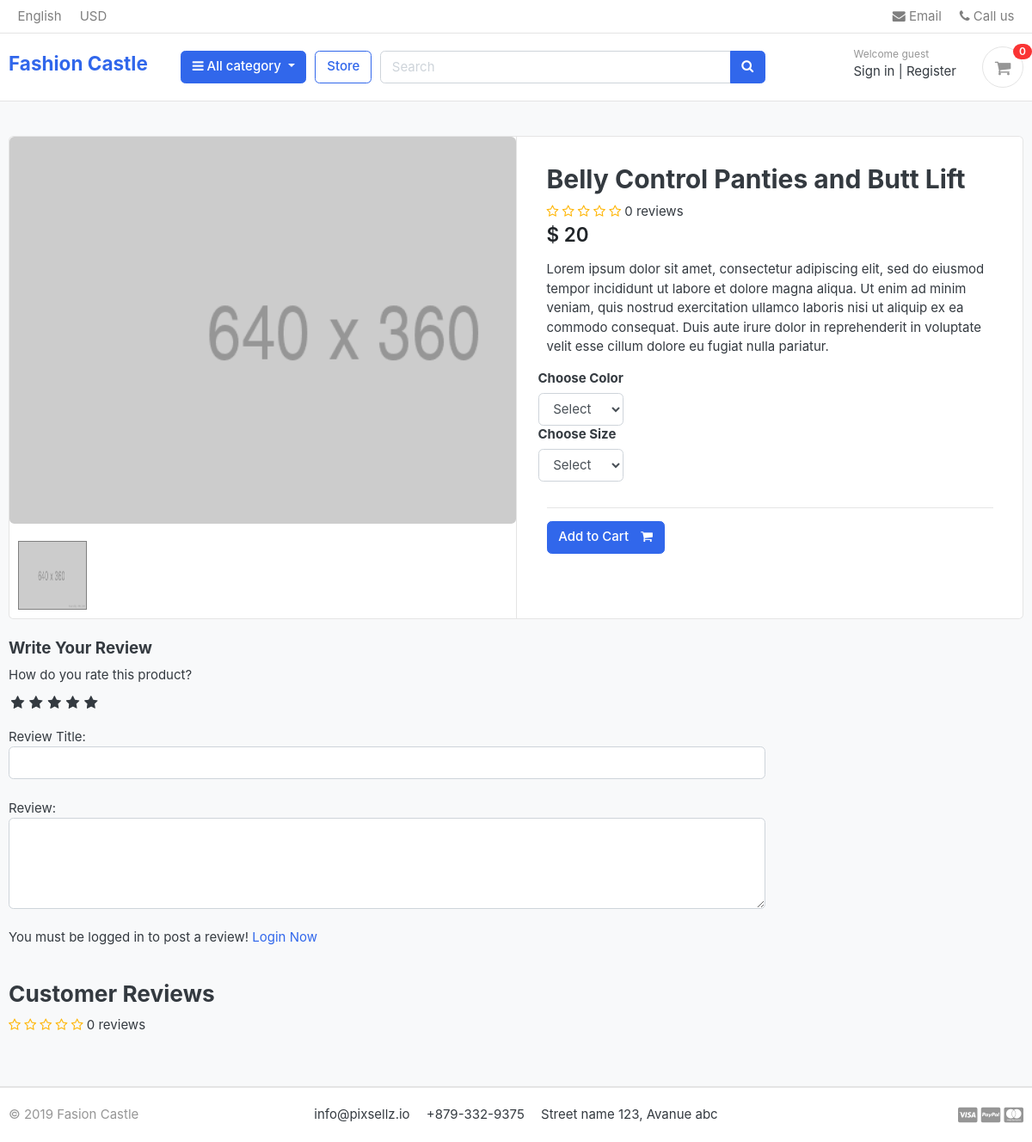
Before: /store/category/body-contouring/belly-control-panties-and-butt-lift/ with the older database file.
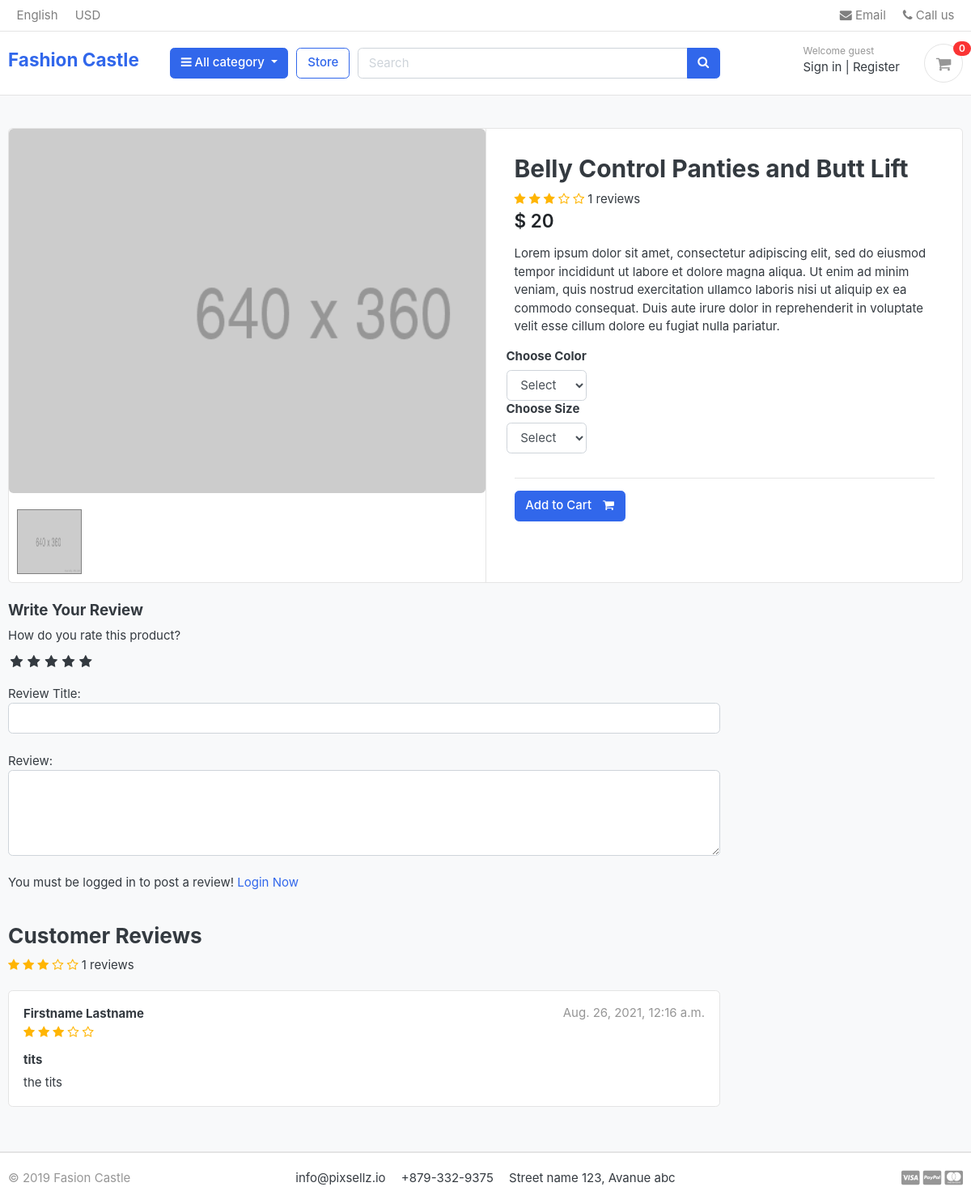
After: the same page with the newer database file.
### store/models.py (models this page shows, shortened)
class Product(models.Model):
    product_name    = models.CharField(max_length=200, unique=True)
    slug            = models.SlugField(max_length=250, unique=True)
    description     = models.TextField(max_length=500, blank=True)
    price           = models.IntegerField()
    images          = models.ImageField(upload_to='photos/products')
    stock           = models.IntegerField()
    is_available    = models.BooleanField(default=True)
    category        = models.ForeignKey(Category, on_delete=models.CASCADE)
    created_date    = models.DateTimeField(auto_now_add=True)
    modified_date   = models.DateTimeField(auto_now=True)
    def averageReview(self):
        reviews = ReviewRating.objects.filter(product=self, status=True).aggregate(average=Avg('rating'))
        avg = 0
        if reviews['average'] is not None:
            avg = float(reviews['average'])
        return avg
    def countReview(self):
        reviews = ReviewRating.objects.filter(product=self, status=True).aggregate(count=Count('id'))
        count = 0
        if reviews['count'] is not None:
            count = int(reviews['count'])
        return count

class Variation(models.Model):
    product             = models.ForeignKey(Product, on_delete=models.CASCADE)
    variation_category  = models.CharField(max_length=100, choices=variation_category_choice)
    variation_value     = models.CharField(max_length=100)
    is_active           = models.BooleanField(default=True)
    created_date        = models.DateTimeField(auto_now=True)
    objects             = VariationManager()

class ReviewRating(models.Model):
    product = models.ForeignKey(Product, on_delete=models.CASCADE)
    user    = models.ForeignKey(Account, on_delete=models.CASCADE)
    subject = models.CharField(max_length=100, blank=True)
    review  = models.TextField(max_length=500, blank=True)
    rating  = models.FloatField()
    ip      = models.CharField(max_length=20, blank=True)
    status  = models.BooleanField(default=True)
    created_date = models.DateTimeField(auto_now_add=True)
    updated_date = models.DateTimeField(auto_now_add=True)

### accounts/models.py (models this page shows, shortened)
class Account(AbstractBaseUser):
    first_name      = models.CharField(max_length=50)
    last_name       = models.CharField(max_length=50)
    username        = models.CharField(max_length=50, unique=True)
    email           = models.CharField(max_length=50, unique=True)
    phone_number    = models.CharField(max_length=20, blank=True)
    date_joined     = models.DateTimeField(auto_now_add=True)
    last_login      = models.DateTimeField(auto_now_add=True)
    is_admin        = models.BooleanField(default=False)
    is_staff        = models.BooleanField(default=False)
    is_active       = models.BooleanField(default=False)
    is_superadmin   = models.BooleanField(default=False)
    USERNAME_FIELD = 'email'
    REQUIRED_FIELDS = ['username', 'first_name', 'last_name']
    objects = MyAccountManager()
    def full_name(self):
        return f'{self.first_name} {self.last_name}'

### store/views.py (the view)
# urls.py: path('category/<slug:category_slug>/<slug:product_slug>/', views.product_detail, name='product_detail'),
def product_detail(request, category_slug,  product_slug):
    try:
        single_product = Product.objects.get(category__slug=category_slug, slug=product_slug)
        in_cart = CartItem.objects.filter(cart__cart_id=_cart_id(request), product=single_product).exists()
    except Exception as e:
        raise e
    if request.user.is_authenticated:
        try:
            orderproduct = OrderProduct.objects.filter(user=request.user, product_id=single_product.id).exists()
        except OrderProduct.DoesNotExist:
            orderproduct = None
    else:
        orderproduct = None
    reviews = ReviewRating.objects.filter(product_id=single_product.id, status=True)
    product_gallery = ProductGallery.objects.filter(product_id=single_product.id)
    context = {
            'single_product': single_product,
            'in_cart'       : in_cart,
            'orderproduct': orderproduct,
            'reviews': reviews,
            'product_gallery': product_gallery,
    }
    return render(request, 'store/product_detail.html', context)

### templates/store/product_detail.html (shortened to what this page needs)
{% extends 'base.html' %}
{% load static %}
{% block content %}
<section class="section-content padding-y bg">
    <div class="container">
        <div class="card">
            <div class="row no-gutters">
                <aside class="col-md-6">
                    <article class="gallery-wrap">
                        <div class="img-big-wrap mainImage">
                            <center><img src="{{ single_product.images.url }}"></center>
                        </div>
                    </article>
                    <ul class="thumb">
                        <li>
                            <a href="{{single_product.images.url}}" target="mainImage"><img src="{{single_product.images.url}}" alt="Product Image"></a>
                        </li>
                    </ul>
                </aside>
                <main class="col-md-6 border-left">
                    <form action="{% url 'add_cart' single_product.id %}" method="POST">
                        <article class="content-body">
                            <h2 class="title">{{ single_product.product_name }}</h2>
                            <div class="rating-star">
                                <span>
                                    <i class="fa fa-star{% if single_product.averageReview < 0.5 %}-o{% elif single_product.averageReview >= 0.5 and single_product.averageReview < 1 %}-half-o {% endif %}"
                                        aria-hidden="true"></i>
                                    <i class="fa fa-star{% if single_product.averageReview < 1.5 %}-o{% elif single_product.averageReview >= 1.5 and single_product.averageReview < 2 %}-half-o {% endif %}"
                                        aria-hidden="true"></i>
                                    <i class="fa fa-star{% if single_product.averageReview < 2.5 %}-o{% elif single_product.averageReview >= 2.5 and single_product.averageReview < 3 %}-half-o {% endif %}"
                                        aria-hidden="true"></i>
                                    <i class="fa fa-star{% if single_product.averageReview < 3.5 %}-o{% elif single_product.averageReview >= 3.5 and single_product.averageReview < 4 %}-half-o {% endif %}"
                                        aria-hidden="true"></i>
                                    <i class="fa fa-star{% if single_product.averageReview < 4.5 %}-o{% elif single_product.averageReview >= 4.5 and single_product.averageReview < 5 %}-half-o {% endif %}"
                                        aria-hidden="true"></i>
                                    <span>{{single_product.countReview}} reviews</span>
                                </span>
                            </div>
                            <div class="mb-3">
                                <var class="price h4">$ {{single_product.price}}</var>
                            </div>
                            <p>{{ single_product.description }}</p>
                            {% for i in single_product.variation_set.colors %}
                            {% if i.variation_value is None %}
                            {% else %}
                            <div class="row">
                                <div class="item-option-select">
                                    <h6>Choose Color</h6>
                                    <select name="color" class="form-control" required>
                                        <option value="" disabled selected>Select</option>
                                    </select>
                                    <h6>Choose Size</h6>
                                    <select name="size" class="form-control" required>
                                        <option value="" disabled selected>Select</option>
                                    </select>
                                </div>
                            </div>
                            {% endif %}
                            {% endfor %}
                            <hr>
                            {% if single_product.stock <= 0 %}
                            <h5 class="text-danger">Out of Stock</h5>
                            {% else %}
                            <button type="submit" class="btn  btn-primary"> <span class="text">Add to Cart</span> <i
                                    class="fa fa-shopping-cart"></i> </button>
                            {% endif %}
                        </article>
                    </form>
                </main>
            </div>
        </div>
        <br>
        <div class="row">
            <div class="col-md-9">
                <form action="{% url 'submit_review' single_product.id %}" method="POST">
                    <h5>Write Your Review</h5>
                    <div>
                        <label>How do you rate this product?</label>
                        <br>
                        <div class="rate">
                            <input type="radio" name="rating" id="rating10" value="5" required /><label for="rating10"
                                title="5"></label>
                            <input type="radio" name="rating" id="rating8" value="4" required /><label for="rating8"
                                title="4"></label>
                            <input type="radio" name="rating" id="rating6" value="3" required /><label for="rating6"
                                title="3"></label>
                            <input type="radio" name="rating" id="rating4" value="2" required /><label for="rating4"
                                title="2"></label>
                            <input type="radio" name="rating" id="rating2" value="1" required /><label for="rating2"
                                title="1"></label>
                        </div>
                        <br>
                        Review Title:
                        <input type="text" class="form-control" name="subject">
                        <br>
                        Review:
                        <textarea name="review" rows="4" class="form-control"></textarea>
                        <br>
                        {% if user.is_authenticated %}
                        {% if orderproduct %}
                        <input type="submit" value="Submit Review" class="btn btn-primary">
                        <br>
                        {% else %}
                        <p>You must purchase this product to post a review!</p>
                        {% endif %}
                        {% else %}
                        <p>You must be logged in to post a review! <span><a href="{% url 'login' %}">Login Now</a></span></p>
                        {% endif %}
                    </div>
                </form>
                <br>
                <header class="section-heading">
                    <h3>Customer Reviews </h3>
                    <div class="rating-star">
                        <span>
                            <i class="fa fa-star{% if single_product.averageReview < 0.5 %}-o{% elif single_product.averageReview >= 0.5 and single_product.averageReview < 1 %}-half-o {% endif %}"
                                aria-hidden="true"></i>
                            <i class="fa fa-star{% if single_product.averageReview < 1.5 %}-o{% elif single_product.averageReview >= 1.5 and single_product.averageReview < 2 %}-half-o {% endif %}"
                                aria-hidden="true"></i>
                            <i class="fa fa-star{% if single_product.averageReview < 2.5 %}-o{% elif single_product.averageReview >= 2.5 and single_product.averageReview < 3 %}-half-o {% endif %}"
                                aria-hidden="true"></i>
                            <i class="fa fa-star{% if single_product.averageReview < 3.5 %}-o{% elif single_product.averageReview >= 3.5 and single_product.averageReview < 4 %}-half-o {% endif %}"
                                aria-hidden="true"></i>
                            <i class="fa fa-star{% if single_product.averageReview < 4.5 %}-o{% elif single_product.averageReview >= 4.5 and single_product.averageReview < 5 %}-half-o {% endif %}"
                                aria-hidden="true"></i>
                            <span>{{single_product.countReview}} reviews</span>
                        </span>
                    </div>
                </header>
                {% for review in reviews %}
                <article class="box mb-3">
                    <div class="icontext w-100">
                        <div class="text">
                            <span class="date text-muted float-md-right">{{review.updated_date}}</span>
                            <h6 class="mb-1">{{review.user.full_name}} </h6>
                            <div class="rating-star">
                                <span>
                                    <i class="fa fa-star{% if review.rating == 0.5 %}-half-o{% elif review.rating < 1 %}-o {% endif %}"
                                        aria-hidden="true"></i>
                                    <i class="fa fa-star{% if review.rating == 1.5 %}-half-o{% elif review.rating < 2 %}-o {% endif %}"
                                        aria-hidden="true"></i>
                                    <i class="fa fa-star{% if review.rating == 2.5 %}-half-o{% elif review.rating < 3 %}-o {% endif %}"
                                        aria-hidden="true"></i>
                                    <i class="fa fa-star{% if review.rating == 3.5 %}-half-o{% elif review.rating < 4 %}-o {% endif %}"
                                        aria-hidden="true"></i>
                                    <i class="fa fa-star{% if review.rating == 4.5 %}-half-o{% elif review.rating < 5 %}-o {% endif %}"
                                        aria-hidden="true"></i>
                                </span>
                            </div>
                        </div>
                    </div>
                    <div class="mt-3">
                        <h6>{{review.subject}}</h6>
                        <p>
                            {{review.review}}
                        </p>
                    </div>
                </article>
                {% endfor %}
            </div>
        </div>
    </div>
</section>
{% endblock %}

Changed rows visible on the page:
computed for Product "Belly Control Panties and Butt Lift": countReview "0" → "1"
added ReviewRating: updated_date "Aug. 26, 2021, 12:16 a.m.", user.full_name "Firstname Lastname", rating 3 (drawn), subject "tits", review "the tits"
